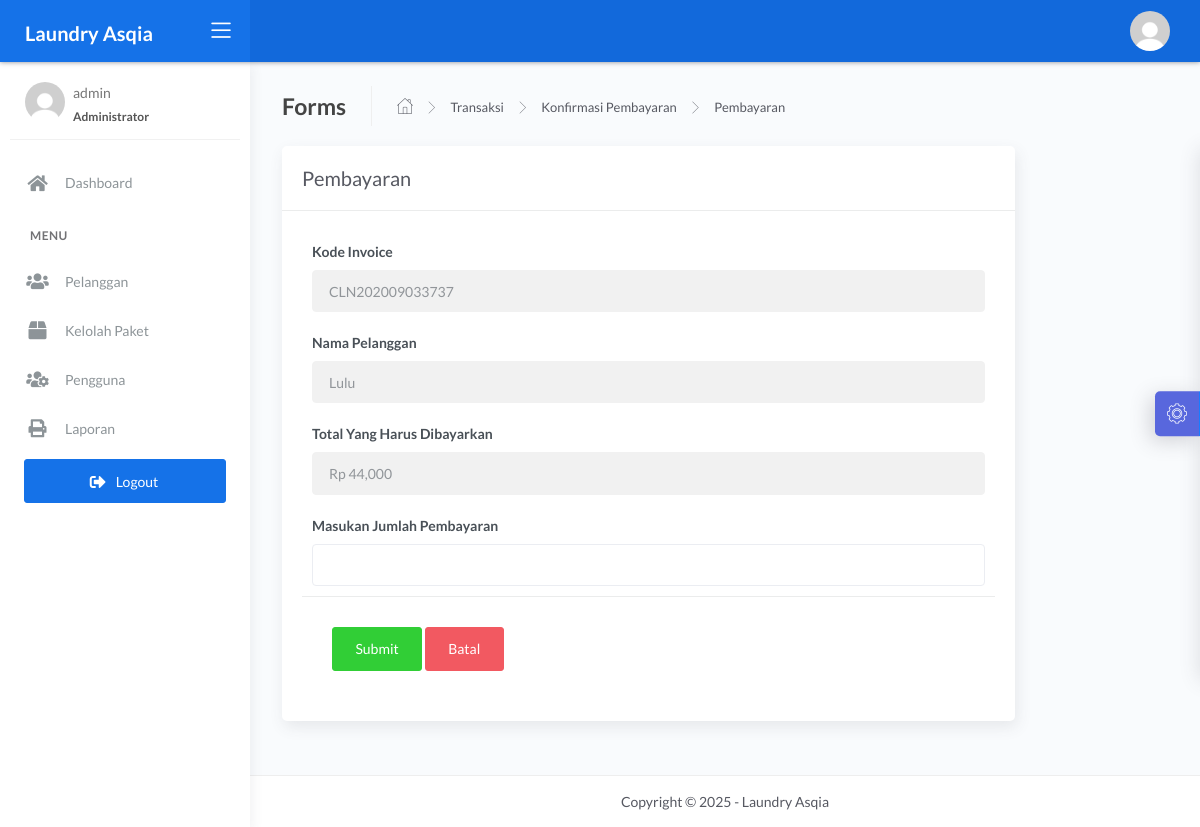
The app's page /admin/bayar.php?id=36 (signed in) with its own data.
### tables this page shows
CREATE TABLE `transaksi` (
  `id_transaksi` INT(11) NOT NULL AUTO_INCREMENT,
  `outlet_id` INT(11) NOT NULL,
  `kode_invoice` VARCHAR(50) NOT NULL,
  `id_pelanggan` INT(11) NOT NULL,
  `tgl` DATETIME NOT NULL DEFAULT CURRENT_TIMESTAMP,
  `batas_waktu` DATETIME NOT NULL,
  `tgl_pembayaran` DATETIME DEFAULT NULL,
  `biaya_tambahan` INT(11) NOT NULL DEFAULT 0,
  `diskon` DECIMAL(5,2) NOT NULL DEFAULT 0.00,
  `pajak` INT(11) NOT NULL DEFAULT 0,
  `status` ENUM('baru','proses','selesai','diambil') NOT NULL DEFAULT 'baru',
  `status_bayar` ENUM('dibayar','belum') NOT NULL DEFAULT 'belum',
  `antar_jemput` ENUM('gratis','bayar','ambil_sendiri') NOT NULL DEFAULT 'ambil_sendiri',
  `id_user` INT(11) DEFAULT NULL,
  PRIMARY KEY (`id_transaksi`),
  KEY `id_pelanggan` (`id_pelanggan`),
  KEY `outlet_id` (`outlet_id`),
  KEY `id_user` (`id_user`)
);

CREATE TABLE `pelanggan` (
  `id_pelanggan` int(11) NOT NULL,
  `nama_pelanggan` varchar(228) NOT NULL,
  `alamat_pelanggan` text NOT NULL,
  `jenis_kelamin` enum('L','P') NOT NULL,
  `telp_pelanggan` varchar(15) NOT NULL,
  `no_ktp` varchar(30) NOT NULL
);

CREATE TABLE `detail_transaksi` (
  `id_detail` int(11) NOT NULL,
  `id_transaksi` int(11) NOT NULL,
  `id_paket` int(11) DEFAULT NULL,
  `qty` double NOT NULL,
  `total_harga` double NOT NULL,
  `keterangan` text NOT NULL,
  `total_bayar` int(11) NOT NULL
);

### admin/bayar.php (the view, shortened to what this page needs)
<?php
$title = 'Pembayaran';
require 'koneksi.php';
$query = mysqli_query($conn, "SELECT transaksi.*, pelanggan.nama_pelanggan, detail_transaksi.total_harga FROM transaksi INNER JOIN pelanggan ON pelanggan.id_pelanggan = transaksi.id_pelanggan INNER JOIN detail_transaksi ON detail_transaksi.id_transaksi = transaksi.id_transaksi WHERE transaksi.id_transaksi = " . $_GET['id']);
$data = mysqli_fetch_assoc($query);
require 'header.php';
?>
<div class="content">
    <div class="page-inner">
        <div class="page-header">
            <h4 class="page-title">Forms</h4>
            <ul class="breadcrumbs">
                <li class="nav-home">
                    <a href="index.php">
                        <i class="flaticon-home"></i>
                    </a>
                </li>
                <li class="separator">
                    <i class="flaticon-right-arrow"></i>
                </li>
                <li class="nav-item">
                    <a href="transaksi.php">Transaksi</a>
                </li>
                <li class="separator">
                    <i class="flaticon-right-arrow"></i>
                </li>
                <li class="nav-item">
                    <a href="konfirmasi.php">Konfirmasi Pembayaran</a>
                </li>
                <li class="separator">
                    <i class="flaticon-right-arrow"></i>
                </li>
                <li class="nav-item">
                    <a href="#"><?= $title; ?></a>
                </li>
            </ul>
        </div>
        <div class="row">
            <div class="col-md-10">
                <div class="card">
                    <div class="card-header">
                        <div class="card-title"><?= $title; ?></div>
                    </div>
                    <form action="bayar.php?id=<?= $data['id_transaksi']; ?>" id="form-submit" method="POST">
                        <div class="card-body">
                            <div class="form-group">
                                <label for="largeInput">Kode Invoice</label>
                                <input type="text" name="kode_invoice" class="form-control form-control" id="defaultInput" value="<?= $data['kode_invoice']; ?>" readonly>
                            </div>
                            <div class="form-group">
                                <label for="largeInput">Nama Pelanggan</label>
                                <input type="text" name="nama_pelanggan" class="form-control form-control" id="defaultInput" value="<?= $data['nama_pelanggan']; ?>" readonly>
                            </div>
                            <div class="form-group">
                                <label for="largeInput">Total Yang Harus Dibayarkan</label>
                                <input type="text" name="total_harga" class="form-control form-control" id="defaultInput" value="<?= 'Rp ' . number_format($data['total_harga']); ?>" readonly>
                            </div>
                            <div class="form-group">
                                <label for="largeInput">Masukan Jumlah Pembayaran</label>
                                <input type="number" name="total_bayar" id="total_bayar" class="form-control form-control" id="defaultInput" value="">
                            </div>
                            <div class="card-action">
                                <button type="submit" name="btn-simpan" class="btn btn-success">Submit</button>
                                <a href="javascript:void(0)" onclick="window.history.back();" class="btn btn-danger">Batal</a>
                            </div>
                    </form>
                </div>
            </div>
        </div>
    </div>
</div>
<?php require 'footer.php'; ?>

### records on screen
transaksi: kode_invoice "CLN202009033737", nama_pelanggan "Lulu", total_harga "Rp 44,000"

### other values on screen
$_SESSION['username'] "admin"
$title "Pembayaran"
